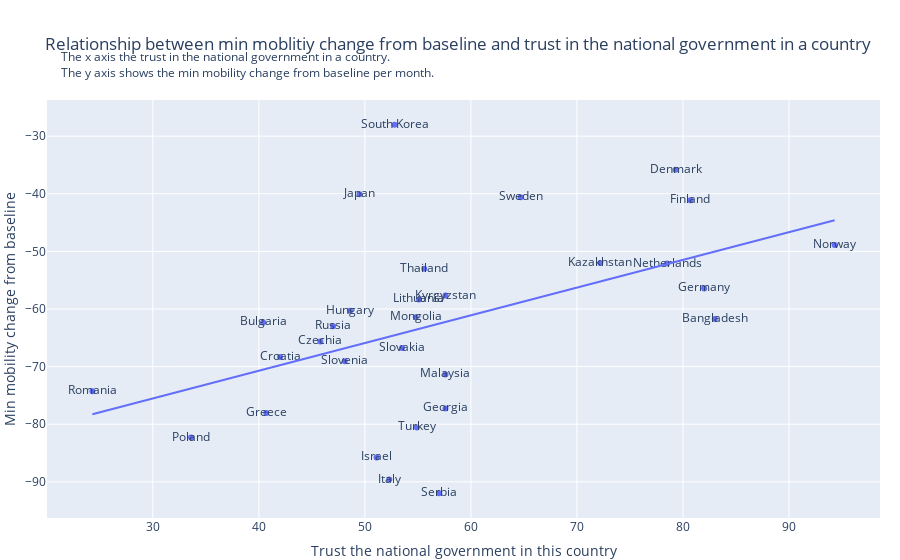

The cell this chart's notebook holds for it:
### Code cell
fig = px.scatter(mobility_trust, x='Trust the national government in this country', y="Min mobility change from baseline", text="Country",trendline="ols", title='Relationship between min moblitiy change from baseline and trust in the national government in a country')

# fig.update_layout(height=800,title_text='Relationship between min moblitiy change from baseline and trust in the national government in a country')

fig.update_layout(margin=dict(l=20, r=20, t=100, b=0))  
fig.add_annotation(xref='paper',yref='paper',x=0, y=1.13,showarrow=False,text = "    The x axis the trust in the national government in a country.")
fig.add_annotation(xref='paper',yref='paper',x=0, y=1.09,showarrow=False,text = "    The y axis shows the min mobility change from baseline per month.")
fig.show()

# mobility change from baseline
corr, p_value = stats.pearsonr(mobility_trust['Trust the national government in this country'], mobility_trust["Min mobility change from baseline"])
print("Correlation coefficient: {}".format(corr))
print("P-value: {}".format(p_value))

### Figure 1 — Plotly figure (JSON) as saved in the notebook; plotly's stock layout.template omitted (floating-point values rounded to 4 significant figures)
{"data": [{"hovertemplate": "Trust the national government in this country=%{x}<br>Min mobility change from baseline=%{y}<br>Country=%{text}<extra></extra>", "legendgroup": "", "marker": {"color": "#636efa", "symbol": "circle"}, "mode": "markers+text", "name": "", "orientation": "v", "showlegend": false, "text": ["Bulgaria", "Bangladesh", "Czechia", "Denmark", "Germany", "Greece", "Finland", "Israel", "Croatia", "Hungary", "Italy", "Japan", "Georgia", "Kazakhstan", "South Korea", "Kyrgyzstan", "Lithuania", "Mongolia", "Malaysia", "Netherlands", "Norway", "Poland", "Romania", "Russia", "Slovakia", "Slovenia", "Serbia", "Sweden", "Thailand", "Turkey"], "type": "scatter", "x": [40.4, 83, 45.8, 79.3, 82, 40.7, 80.7, 51.1, 42, 48.6, 52.3, 49.5, 57.6, 72.2, 52.8, 57.6, 55.1, 54.8, 57.6, 78.5, 94.3, 33.6, 24.3, 47, 53.5, 48.1, 57, 64.7, 55.6, 54.9], "xaxis": "x", "y": [-62.33, -61.75, -65.63, -35.84, -56.43, -78.06, -41.11, -85.76, -68.35, -60.31, -89.61, -40.08, -77.25, -52, -28, -57.66, -58.35, -61.44, -71.35, -52.12, -48.89, -82.32, -74.28, -63.01, -66.77, -69.05, -92, -40.62, -53, -80.56], "yaxis": "y"}, {"hovertemplate": "<b>OLS trendline</b><br>Min mobility change from baseline = 0.48096 * Trust the national government in this country + -89.9532<br>R<sup>2</sup>=0.226901<br><br>Trust the national government in this country=%{x}<br>Min mobility change from baseline=%{y} <b>(trend)</b><extra></extra>", "legendgroup": "", "marker": {"color": "#636efa", "symbol": "circle"}, "mode": "lines", "name": "", "showlegend": false, "type": "scatter", "x": [24.3, 33.6, 40.4, 40.7, 42, 45.8, 47, 48.1, 48.6, 49.5, 51.1, 52.3, 52.8, 53.5, 54.8, 54.9, 55.1, 55.6, 57, 57.6, 57.6, 57.6, 64.7, 72.2, 78.5, 79.3, 80.7, 82, 83, 94.3], "xaxis": "x", "y": [-78.27, -73.79, -70.52, -70.38, -69.75, -67.93, -67.35, -66.82, -66.58, -66.15, -65.38, -64.8, -64.56, -64.22, -63.6, -63.55, -63.45, -63.21, -62.54, -62.25, -62.25, -62.25, -58.84, -55.23, -52.2, -51.81, -51.14, -50.51, -50.03, -44.6], "yaxis": "y"}], "layout": {"annotations": [{"showarrow": false, "text": "    The x axis the trust in the national government in a country.", "x": 0, "xref": "paper", "y": 1.13, "yref": "paper"}, {"showarrow": false, "text": "    The y axis shows the min mobility change from baseline per month.", "x": 0, "xref": "paper", "y": 1.09, "yref": "paper"}], "legend": {"tracegroupgap": 0}, "margin": {"b": 0, "l": 20, "r": 20, "t": 100}, "title": {"text": "Relationship between min moblitiy change from baseline and trust in the national government in a country"}, "xaxis": {"anchor": "y", "domain": [0, 1], "title": {"text": "Trust the national government in this country"}}, "yaxis": {"anchor": "x", "domain": [0, 1], "title": {"text": "Min mobility change from baseline"}}}}
